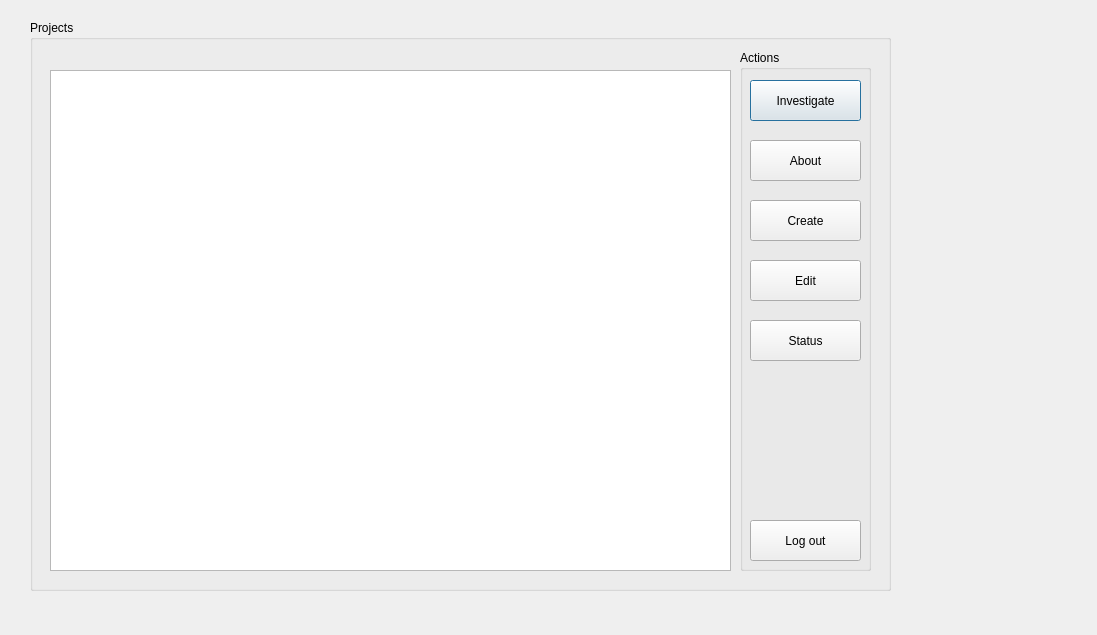
<?xml version="1.0" encoding="UTF-8"?>
<ui version="4.0">
 <class>ProgramWindow</class>
 <widget class="QDialog" name="ProgramWindow">
  <property name="geometry">
   <rect>
    <x>0</x>
    <y>0</y>
    <width>1097</width>
    <height>635</height>
   </rect>
  </property>
  <property name="windowTitle">
   <string>Dialog</string>
  </property>
  <widget class="QGroupBox" name="prog_projects_group_box">
   <property name="geometry">
    <rect>
     <x>30</x>
     <y>20</y>
     <width>861</width>
     <height>571</height>
    </rect>
   </property>
   <property name="title">
    <string>Projects</string>
   </property>
   <widget class="QListWidget" name="proj_list_widget">
    <property name="geometry">
     <rect>
      <x>20</x>
      <y>50</y>
      <width>681</width>
      <height>501</height>
     </rect>
    </property>
   </widget>
   <widget class="QGroupBox" name="proj_actions_group_box">
    <property name="geometry">
     <rect>
      <x>710</x>
      <y>30</y>
      <width>131</width>
      <height>521</height>
     </rect>
    </property>
    <property name="title">
     <string>Actions</string>
    </property>
    <widget class="QPushButton" name="proj_investigate_push_button">
     <property name="geometry">
      <rect>
       <x>10</x>
       <y>30</y>
       <width>111</width>
       <height>41</height>
      </rect>
     </property>
     <property name="text">
      <string>Investigate</string>
     </property>
    </widget>
    <widget class="QPushButton" name="proj_edit_push_button">
     <property name="geometry">
      <rect>
       <x>10</x>
       <y>210</y>
       <width>111</width>
       <height>41</height>
      </rect>
     </property>
     <property name="text">
      <string>Edit</string>
     </property>
    </widget>
    <widget class="QPushButton" name="proj_status_push_button">
     <property name="geometry">
      <rect>
       <x>10</x>
       <y>270</y>
       <width>111</width>
       <height>41</height>
      </rect>
     </property>
     <property name="text">
      <string>Status</string>
     </property>
    </widget>
    <widget class="QPushButton" name="proj_logout_push_button">
     <property name="geometry">
      <rect>
       <x>10</x>
       <y>470</y>
       <width>111</width>
       <height>41</height>
      </rect>
     </property>
     <property name="text">
      <string>Log out</string>
     </property>
    </widget>
    <widget class="QPushButton" name="proj_create_push_button">
     <property name="geometry">
      <rect>
       <x>10</x>
       <y>150</y>
       <width>111</width>
       <height>41</height>
      </rect>
     </property>
     <property name="text">
      <string>Create</string>
     </property>
    </widget>
    <widget class="QPushButton" name="proj_about_push_button">
     <property name="geometry">
      <rect>
       <x>10</x>
       <y>90</y>
       <width>111</width>
       <height>41</height>
      </rect>
     </property>
     <property name="text">
      <string>About</string>
     </property>
    </widget>
   </widget>
  </widget>
 </widget>
 <resources/>
 <connections/>
</ui>
